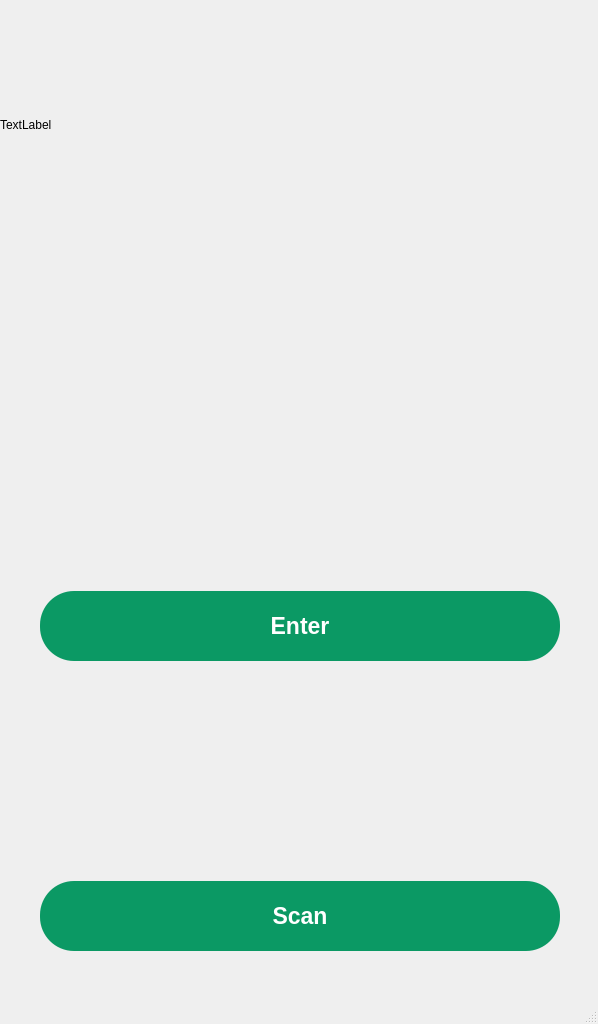
<?xml version="1.0" encoding="UTF-8"?>
<ui version="4.0">
 <class>MainWindow</class>
 <widget class="QMainWindow" name="MainWindow">
  <property name="geometry">
   <rect>
    <x>0</x>
    <y>0</y>
    <width>598</width>
    <height>1024</height>
   </rect>
  </property>
  <property name="sizePolicy">
   <sizepolicy hsizetype="Fixed" vsizetype="Fixed">
    <horstretch>0</horstretch>
    <verstretch>0</verstretch>
   </sizepolicy>
  </property>
  <property name="windowTitle">
   <string>MainWindow</string>
  </property>
  <widget class="QWidget" name="centralwidget">
   <widget class="QStackedWidget" name="stackedWidget">
    <property name="geometry">
     <rect>
      <x>0</x>
      <y>0</y>
      <width>600</width>
      <height>1024</height>
     </rect>
    </property>
    <property name="sizePolicy">
     <sizepolicy hsizetype="Fixed" vsizetype="Fixed">
      <horstretch>0</horstretch>
      <verstretch>0</verstretch>
     </sizepolicy>
    </property>
    <property name="styleSheet">
     <string notr="true">#scan_qr
{
	background-color: #FFFFFE;
}</string>
    </property>
    <property name="currentIndex">
     <number>0</number>
    </property>
    <widget class="QWidget" name="main_menu">
     <property name="styleSheet">
      <string notr="true">#main_menu
{
background-image: url(:/image/UTELocker Welcome.png);
}</string>
     </property>
     <widget class="QPushButton" name="bt_code">
      <property name="geometry">
       <rect>
        <x>40</x>
        <y>591</y>
        <width>520</width>
        <height>70</height>
       </rect>
      </property>
      <property name="sizePolicy">
       <sizepolicy hsizetype="Fixed" vsizetype="Fixed">
        <horstretch>0</horstretch>
        <verstretch>0</verstretch>
       </sizepolicy>
      </property>
      <property name="font">
       <font>
        <family>Arial</family>
        <pointsize>17</pointsize>
        <weight>75</weight>
        <bold>true</bold>
       </font>
      </property>
      <property name="styleSheet">
       <string notr="true">#bt_code
{
    border-radius: 34px;
    padding: 5px;
    background-color: #0b9964;
	color: #ffffff;
    text-align: center;
	font-family: Arial; font-size: 17pt; font-weight: bold;
}
#bt_code:pressed {
                background-color: #ffffff; /* Màu nền khi nút được nhấn */
            }</string>
      </property>
      <property name="text">
       <string>Enter</string>
      </property>
      <property name="iconSize">
       <size>
        <width>16</width>
        <height>16</height>
       </size>
      </property>
     </widget>
     <widget class="QPushButton" name="bt_qr">
      <property name="geometry">
       <rect>
        <x>40</x>
        <y>881</y>
        <width>520</width>
        <height>70</height>
       </rect>
      </property>
      <property name="sizePolicy">
       <sizepolicy hsizetype="Fixed" vsizetype="Fixed">
        <horstretch>0</horstretch>
        <verstretch>0</verstretch>
       </sizepolicy>
      </property>
      <property name="font">
       <font>
        <family>Arial</family>
        <pointsize>17</pointsize>
        <weight>75</weight>
        <bold>true</bold>
       </font>
      </property>
      <property name="styleSheet">
       <string notr="true">#bt_qr
{
    border-radius: 34px;
    padding: 5px;
    background-color: #0b9964;
	color: #ffffff;
    text-align: center;
	font-family: Arial; font-size: 17pt; font-weight: bold;
}
#bt_qr:pressed {
                background-color: #ffffff; /* Màu nền khi nút được nhấn */
            }</string>
      </property>
      <property name="text">
       <string>Scan</string>
      </property>
      <property name="iconSize">
       <size>
        <width>16</width>
        <height>16</height>
       </size>
      </property>
     </widget>
     <widget class="QLabel" name="ad_label">
      <property name="geometry">
       <rect>
        <x>0</x>
        <y>0</y>
        <width>600</width>
        <height>250</height>
       </rect>
      </property>
      <property name="text">
       <string>TextLabel</string>
      </property>
     </widget>
    </widget>
    <widget class="QWidget" name="widget">
     <property name="styleSheet">
      <string notr="true">#enter_code
{
	background-color: #FFFFFE;
}</string>
     </property>
     <widget class="QPushButton" name="bt9">
      <property name="geometry">
       <rect>
        <x>370</x>
        <y>600</y>
        <width>120</width>
        <height>70</height>
       </rect>
      </property>
      <property name="sizePolicy">
       <sizepolicy hsizetype="Fixed" vsizetype="Fixed">
        <horstretch>0</horstretch>
        <verstretch>0</verstretch>
       </sizepolicy>
      </property>
      <property name="font">
       <font>
        <pointsize>16</pointsize>
       </font>
      </property>
      <property name="styleSheet">
       <string notr="true">#btDel:pressed {
                background-color: #fffffe; /* Màu nền khi nút được nhấn */
            }</string>
      </property>
      <property name="text">
       <string>9</string>
      </property>
     </widget>
     <widget class="QPushButton" name="bt2">
      <property name="geometry">
       <rect>
        <x>240</x>
        <y>760</y>
        <width>120</width>
        <height>70</height>
       </rect>
      </property>
      <property name="sizePolicy">
       <sizepolicy hsizetype="Fixed" vsizetype="Fixed">
        <horstretch>0</horstretch>
        <verstretch>0</verstretch>
       </sizepolicy>
      </property>
      <property name="font">
       <font>
        <pointsize>16</pointsize>
       </font>
      </property>
      <property name="text">
       <string>2</string>
      </property>
     </widget>
     <widget class="QPushButton" name="bt1">
      <property name="geometry">
       <rect>
        <x>110</x>
        <y>760</y>
        <width>120</width>
        <height>70</height>
       </rect>
      </property>
      <property name="sizePolicy">
       <sizepolicy hsizetype="Fixed" vsizetype="Fixed">
        <horstretch>0</horstretch>
        <verstretch>0</verstretch>
       </sizepolicy>
      </property>
      <property name="font">
       <font>
        <pointsize>16</pointsize>
       </font>
      </property>
      <property name="text">
       <string>1</string>
      </property>
     </widget>
     <widget class="QPushButton" name="bt3">
      <property name="geometry">
       <rect>
        <x>370</x>
        <y>760</y>
        <width>120</width>
        <height>70</height>
       </rect>
      </property>
      <property name="sizePolicy">
       <sizepolicy hsizetype="Fixed" vsizetype="Fixed">
        <horstretch>0</horstretch>
        <verstretch>0</verstretch>
       </sizepolicy>
      </property>
      <property name="font">
       <font>
        <pointsize>16</pointsize>
       </font>
      </property>
      <property name="text">
       <string>3</string>
      </property>
     </widget>
     <widget class="QPushButton" name="bt7">
      <property name="geometry">
       <rect>
        <x>110</x>
        <y>600</y>
        <width>120</width>
        <height>70</height>
       </rect>
      </property>
      <property name="sizePolicy">
       <sizepolicy hsizetype="Fixed" vsizetype="Fixed">
        <horstretch>0</horstretch>
        <verstretch>0</verstretch>
       </sizepolicy>
      </property>
      <property name="font">
       <font>
        <pointsize>16</pointsize>
       </font>
      </property>
      <property name="text">
       <string>7</string>
      </property>
      <property name="iconSize">
       <size>
        <width>16</width>
        <height>16</height>
       </size>
      </property>
     </widget>
     <widget class="QPushButton" name="btSao">
      <property name="geometry">
       <rect>
        <x>110</x>
        <y>840</y>
        <width>120</width>
        <height>70</height>
       </rect>
      </property>
      <property name="sizePolicy">
       <sizepolicy hsizetype="Fixed" vsizetype="Fixed">
        <horstretch>0</horstretch>
        <verstretch>0</verstretch>
       </sizepolicy>
      </property>
      <property name="font">
       <font>
        <pointsize>16</pointsize>
       </font>
      </property>
      <property name="text">
       <string>*</string>
      </property>
     </widget>
     <widget class="QPushButton" name="bt6">
      <property name="geometry">
       <rect>
        <x>370</x>
        <y>680</y>
        <width>120</width>
        <height>70</height>
       </rect>
      </property>
      <property name="sizePolicy">
       <sizepolicy hsizetype="Fixed" vsizetype="Fixed">
        <horstretch>0</horstretch>
        <verstretch>0</verstretch>
       </sizepolicy>
      </property>
      <property name="font">
       <font>
        <pointsize>14</pointsize>
       </font>
      </property>
      <property name="text">
       <string>6</string>
      </property>
     </widget>
     <widget class="QPushButton" name="btDel">
      <property name="geometry">
       <rect>
        <x>370</x>
        <y>840</y>
        <width>120</width>
        <height>70</height>
       </rect>
      </property>
      <property name="sizePolicy">
       <sizepolicy hsizetype="Fixed" vsizetype="Fixed">
        <horstretch>0</horstretch>
        <verstretch>0</verstretch>
       </sizepolicy>
      </property>
      <property name="font">
       <font>
        <pointsize>16</pointsize>
       </font>
      </property>
      <property name="text">
       <string>DEL</string>
      </property>
     </widget>
     <widget class="QPushButton" name="bt0">
      <property name="geometry">
       <rect>
        <x>240</x>
        <y>840</y>
        <width>120</width>
        <height>70</height>
       </rect>
      </property>
      <property name="sizePolicy">
       <sizepolicy hsizetype="Fixed" vsizetype="Fixed">
        <horstretch>0</horstretch>
        <verstretch>0</verstretch>
       </sizepolicy>
      </property>
      <property name="font">
       <font>
        <pointsize>16</pointsize>
       </font>
      </property>
      <property name="text">
       <string>0</string>
      </property>
     </widget>
     <widget class="QPushButton" name="bt8">
      <property name="geometry">
       <rect>
        <x>240</x>
        <y>600</y>
        <width>120</width>
        <height>70</height>
       </rect>
      </property>
      <property name="sizePolicy">
       <sizepolicy hsizetype="Fixed" vsizetype="Fixed">
        <horstretch>0</horstretch>
        <verstretch>0</verstretch>
       </sizepolicy>
      </property>
      <property name="font">
       <font>
        <pointsize>16</pointsize>
       </font>
      </property>
      <property name="text">
       <string>8</string>
      </property>
     </widget>
     <widget class="QPushButton" name="bt4">
      <property name="geometry">
       <rect>
        <x>110</x>
        <y>680</y>
        <width>120</width>
        <height>70</height>
       </rect>
      </property>
      <property name="sizePolicy">
       <sizepolicy hsizetype="Fixed" vsizetype="Fixed">
        <horstretch>0</horstretch>
        <verstretch>0</verstretch>
       </sizepolicy>
      </property>
      <property name="font">
       <font>
        <pointsize>16</pointsize>
       </font>
      </property>
      <property name="text">
       <string>4</string>
      </property>
     </widget>
     <widget class="QPushButton" name="bt5">
      <property name="geometry">
       <rect>
        <x>240</x>
        <y>680</y>
        <width>120</width>
        <height>70</height>
       </rect>
      </property>
      <property name="sizePolicy">
       <sizepolicy hsizetype="Fixed" vsizetype="Fixed">
        <horstretch>0</horstretch>
        <verstretch>0</verstretch>
       </sizepolicy>
      </property>
      <property name="font">
       <font>
        <pointsize>16</pointsize>
       </font>
      </property>
      <property name="text">
       <string>5</string>
      </property>
     </widget>
     <widget class="QPushButton" name="btSubmit">
      <property name="geometry">
       <rect>
        <x>220</x>
        <y>410</y>
        <width>160</width>
        <height>50</height>
       </rect>
      </property>
      <property name="sizePolicy">
       <sizepolicy hsizetype="Fixed" vsizetype="Fixed">
        <horstretch>0</horstretch>
        <verstretch>0</verstretch>
       </sizepolicy>
      </property>
      <property name="font">
       <font>
        <family>Arial</family>
        <pointsize>12</pointsize>
        <weight>75</weight>
        <bold>true</bold>
       </font>
      </property>
      <property name="styleSheet">
       <string notr="true">#btSubmit
{
    border-radius: 10px;
    padding: 5px;
    background-color: #0b9964;
	color: #ffffff;
    text-align: center;
	font-family: Arial; font-size: 12pt; font-weight: bold;
}
#btSubmit:pressed {
                background-color: #ffffff; /* Màu nền khi nút được nhấn */
            }</string>
      </property>
      <property name="text">
       <string>Submit</string>
      </property>
      <property name="iconSize">
       <size>
        <width>16</width>
        <height>16</height>
       </size>
      </property>
     </widget>
     <widget class="QPushButton" name="bt_back_enter_code">
      <property name="geometry">
       <rect>
        <x>5</x>
        <y>-5</y>
        <width>61</width>
        <height>41</height>
       </rect>
      </property>
      <property name="styleSheet">
       <string notr="true">#bt_back_enter_code
{
	background-image: url(:/image/bt_back.png);
	border-radius: 1px;
}
#bt_back_enter_code:pressed
{
	border-radius: 1px;
}</string>
      </property>
      <property name="text">
       <string/>
      </property>
     </widget>
     <widget class="QTextEdit" name="textEdit">
      <property name="geometry">
       <rect>
        <x>142</x>
        <y>240</y>
        <width>316</width>
        <height>70</height>
       </rect>
      </property>
      <property name="sizePolicy">
       <sizepolicy hsizetype="Fixed" vsizetype="Fixed">
        <horstretch>0</horstretch>
        <verstretch>0</verstretch>
       </sizepolicy>
      </property>
      <property name="font">
       <font>
        <pointsize>30</pointsize>
       </font>
      </property>
      <property name="layoutDirection">
       <enum>Qt::LeftToRight</enum>
      </property>
      <property name="styleSheet">
       <string notr="true">QTextEdit 
{
	border: 2px solid #000000;
	border-radius: 10px;
	padding: 5px;
	padding-left: 26px;
	background-color: #ffffff;
	text-align: center;
	letter-spacing: 20px;
}
QTextEdit::verticalScrollBar,
            QTextEdit::horizontalScrollBar {
                width: 0;
            }
QTextEdit::cursor {
                width: 2px;
                background-color: red;
                margin-left: 30px; /* Khoảng cách từ mép trái */
            }
</string>
      </property>
      <property name="inputMethodHints">
       <set>Qt::ImhMultiLine</set>
      </property>
      <property name="frameShape">
       <enum>QFrame::Box</enum>
      </property>
      <property name="frameShadow">
       <enum>QFrame::Raised</enum>
      </property>
      <property name="sizeAdjustPolicy">
       <enum>QAbstractScrollArea::AdjustIgnored</enum>
      </property>
      <property name="placeholderText">
       <string> ------</string>
      </property>
     </widget>
     <widget class="QLabel" name="waiting_msg">
      <property name="enabled">
       <bool>true</bool>
      </property>
      <property name="geometry">
       <rect>
        <x>130</x>
        <y>-50</y>
        <width>341</width>
        <height>191</height>
       </rect>
      </property>
      <property name="font">
       <font>
        <family>Calibri</family>
        <pointsize>14</pointsize>
        <weight>50</weight>
        <italic>false</italic>
        <bold>false</bold>
       </font>
      </property>
      <property name="styleSheet">
       <string notr="true">#waiting_msg {
    width: 300px; /* Đặt chiều rộng cho label */
    height: 201px; /* Đặt chiều cao cho label */
    border-radius: 15px;
    padding: 0 30px 0 30px; /* 0 phía trên, 5px phía trái và phải, 0 phía dưới */
    background-color: #DCF2F1;
	text-align: center;
    color: #000000;
    font: 14pt &quot;Calibri&quot;;
    padding-bottom: 90px; /* Khoảng cách 20px từ trên cùng */
}</string>
      </property>
      <property name="text">
       <string>Please wait a moment...</string>
      </property>
      <property name="alignment">
       <set>Qt::AlignCenter</set>
      </property>
     </widget>
     <widget class="QFrame" name="confirm_popup">
      <property name="geometry">
       <rect>
        <x>60</x>
        <y>-60</y>
        <width>501</width>
        <height>281</height>
       </rect>
      </property>
      <property name="frameShape">
       <enum>QFrame::NoFrame</enum>
      </property>
      <property name="frameShadow">
       <enum>QFrame::Raised</enum>
      </property>
      <widget class="QLabel" name="confirm_msg">
       <property name="enabled">
        <bool>true</bool>
       </property>
       <property name="geometry">
        <rect>
         <x>30</x>
         <y>30</y>
         <width>441</width>
         <height>241</height>
        </rect>
       </property>
       <property name="font">
        <font>
         <family>Calibri</family>
         <pointsize>14</pointsize>
         <weight>50</weight>
         <italic>false</italic>
         <bold>false</bold>
        </font>
       </property>
       <property name="styleSheet">
        <string notr="true">#confirm_msg {
    width: 300px; /* Đặt chiều rộng cho label */
    height: 201px; /* Đặt chiều cao cho label */
    border-radius: 15px;
    padding: 10px 20px 0 20px; /* 0 phía trên, 5px phía trái và phải, 0 phía dưới */
    background-color: #DCF2F1;
	text-align: center;
    color: #000000;
    font: 14pt &quot;Calibri&quot;;
    padding-bottom: 90px; /* Khoảng cách 20px từ trên cùng */
}</string>
       </property>
       <property name="text">
        <string/>
       </property>
       <property name="alignment">
        <set>Qt::AlignCenter</set>
       </property>
       <property name="wordWrap">
        <bool>true</bool>
       </property>
      </widget>
      <widget class="QPushButton" name="btConfirm">
       <property name="geometry">
        <rect>
         <x>170</x>
         <y>200</y>
         <width>160</width>
         <height>50</height>
        </rect>
       </property>
       <property name="layoutDirection">
        <enum>Qt::LeftToRight</enum>
       </property>
       <property name="styleSheet">
        <string notr="true">#btConfirm
{
    border-radius: 10px;
    padding: 5px;
    background-color: #0b9964;
	color: #ffffff;
    text-align: center;
	font-family: Arial; font-size: 12pt; font-weight: bold;
}
#btSubmit:pressed {
                background-color: #ffffff; /* Màu nền khi nút được nhấn */
            }</string>
       </property>
       <property name="text">
        <string>Confirm</string>
       </property>
      </widget>
     </widget>
     <widget class="QLabel" name="wrong_pass_label">
      <property name="geometry">
       <rect>
        <x>30</x>
        <y>520</y>
        <width>541</width>
        <height>41</height>
       </rect>
      </property>
      <property name="styleSheet">
       <string notr="true">#wrong_pass_label
{
	font: 14pt &quot;Calibri&quot;;
	color: &quot;red&quot;
}</string>
      </property>
      <property name="text">
       <string>We couldn't find a locker corresponding to your code</string>
      </property>
      <property name="alignment">
       <set>Qt::AlignCenter</set>
      </property>
      <property name="wordWrap">
       <bool>false</bool>
      </property>
     </widget>
     <widget class="QPushButton" name="btOpenAll">
      <property name="geometry">
       <rect>
        <x>90</x>
        <y>410</y>
        <width>160</width>
        <height>50</height>
       </rect>
      </property>
      <property name="sizePolicy">
       <sizepolicy hsizetype="Fixed" vsizetype="Fixed">
        <horstretch>0</horstretch>
        <verstretch>0</verstretch>
       </sizepolicy>
      </property>
      <property name="font">
       <font>
        <family>Arial</family>
        <pointsize>12</pointsize>
        <weight>75</weight>
        <bold>true</bold>
       </font>
      </property>
      <property name="styleSheet">
       <string notr="true">#btOpenAll
{
    border-radius: 10px;
    padding: 5px;
    background-color: #0b9964;
	color: #ffffff;
    text-align: center;
	font-family: Arial; font-size: 12pt; font-weight: bold;
}
#btOpenAll:pressed {
                background-color: #ffffff; /* Màu nền khi nút được nhấn */
            }</string>
      </property>
      <property name="text">
       <string>Open All</string>
      </property>
      <property name="iconSize">
       <size>
        <width>16</width>
        <height>16</height>
       </size>
      </property>
     </widget>
     <widget class="QFrame" name="admin_popup">
      <property name="geometry">
       <rect>
        <x>60</x>
        <y>550</y>
        <width>501</width>
        <height>281</height>
       </rect>
      </property>
      <property name="frameShape">
       <enum>QFrame::NoFrame</enum>
      </property>
      <property name="frameShadow">
       <enum>QFrame::Raised</enum>
      </property>
      <widget class="QLabel" name="admin_msg">
       <property name="enabled">
        <bool>true</bool>
       </property>
       <property name="geometry">
        <rect>
         <x>20</x>
         <y>30</y>
         <width>441</width>
         <height>241</height>
        </rect>
       </property>
       <property name="font">
        <font>
         <family>Calibri</family>
         <pointsize>14</pointsize>
         <weight>50</weight>
         <italic>false</italic>
         <bold>false</bold>
        </font>
       </property>
       <property name="styleSheet">
        <string notr="true">#admin_msg {
    width: 300px; /* Đặt chiều rộng cho label */
    height: 201px; /* Đặt chiều cao cho label */
    border-radius: 15px;
    padding: 10px 20px 0 20px; /* 0 phía trên, 5px phía trái và phải, 0 phía dưới */
    background-color: #DCF2F1;
	text-align: center;
    color: #000000;
    font: 14pt &quot;Calibri&quot;;
    padding-bottom: 90px; /* Khoảng cách 20px từ trên cùng */
}</string>
       </property>
       <property name="text">
        <string>WELCOME TO THE ADMIN MODE!
 Enter the locker number you wish to open and press the 'Submit' button.
 If you want to open all lockers, press the 'Open All' button</string>
       </property>
       <property name="alignment">
        <set>Qt::AlignCenter</set>
       </property>
       <property name="wordWrap">
        <bool>true</bool>
       </property>
      </widget>
      <widget class="QPushButton" name="btGotIt">
       <property name="geometry">
        <rect>
         <x>170</x>
         <y>200</y>
         <width>160</width>
         <height>50</height>
        </rect>
       </property>
       <property name="layoutDirection">
        <enum>Qt::LeftToRight</enum>
       </property>
       <property name="styleSheet">
        <string notr="true">#btGotIt
{
    border-radius: 10px;
    padding: 5px;
    background-color: #0b9964;
	color: #ffffff;
    text-align: center;
	font-family: Arial; font-size: 12pt; font-weight: bold;
}
#btGotIt:pressed {
                background-color: #ffffff; /* Màu nền khi nút được nhấn */
            }</string>
       </property>
       <property name="text">
        <string>Got It!</string>
       </property>
      </widget>
     </widget>
     <widget class="QPushButton" name="btOpenLock">
      <property name="geometry">
       <rect>
        <x>330</x>
        <y>320</y>
        <width>160</width>
        <height>50</height>
       </rect>
      </property>
      <property name="sizePolicy">
       <sizepolicy hsizetype="Fixed" vsizetype="Fixed">
        <horstretch>0</horstretch>
        <verstretch>0</verstretch>
       </sizepolicy>
      </property>
      <property name="font">
       <font>
        <family>Arial</family>
        <pointsize>12</pointsize>
        <weight>75</weight>
        <bold>true</bold>
       </font>
      </property>
      <property name="styleSheet">
       <string notr="true">#btOpenLock
{
    border-radius: 10px;
    padding: 5px;
    background-color: #0b9964;
	color: #ffffff;
    text-align: center;
	font-family: Arial; font-size: 12pt; font-weight: bold;
}
#btOpenLock:pressed {
                background-color: #ffffff; /* Màu nền khi nút được nhấn */
            }</string>
      </property>
      <property name="text">
       <string>SUBMIT</string>
      </property>
      <property name="iconSize">
       <size>
        <width>16</width>
        <height>16</height>
       </size>
      </property>
     </widget>
    </widget>
    <widget class="QWidget" name="scan_qr">
     <property name="styleSheet">
      <string notr="true">background-image: url(:/image/scan_qr.png);</string>
     </property>
     <widget class="QPushButton" name="bt_back_scan_qr">
      <property name="geometry">
       <rect>
        <x>5</x>
        <y>-5</y>
        <width>61</width>
        <height>41</height>
       </rect>
      </property>
      <property name="styleSheet">
       <string notr="true">#bt_back_scan_qr
{
	
	background-image: url(:/image/bt_back.png);
	border-radius: 1px;
}
#bt_back_scan_qr:pressed
{
	border-radius: 1px;
}</string>
      </property>
      <property name="text">
       <string/>
      </property>
     </widget>
    </widget>
   </widget>
  </widget>
  <widget class="QMenuBar" name="menubar">
   <property name="geometry">
    <rect>
     <x>0</x>
     <y>0</y>
     <width>598</width>
     <height>21</height>
    </rect>
   </property>
  </widget>
  <widget class="QStatusBar" name="statusbar"/>
 </widget>
 <resources>
  <include location="image.qrc"/>
 </resources>
 <connections/>
</ui>
